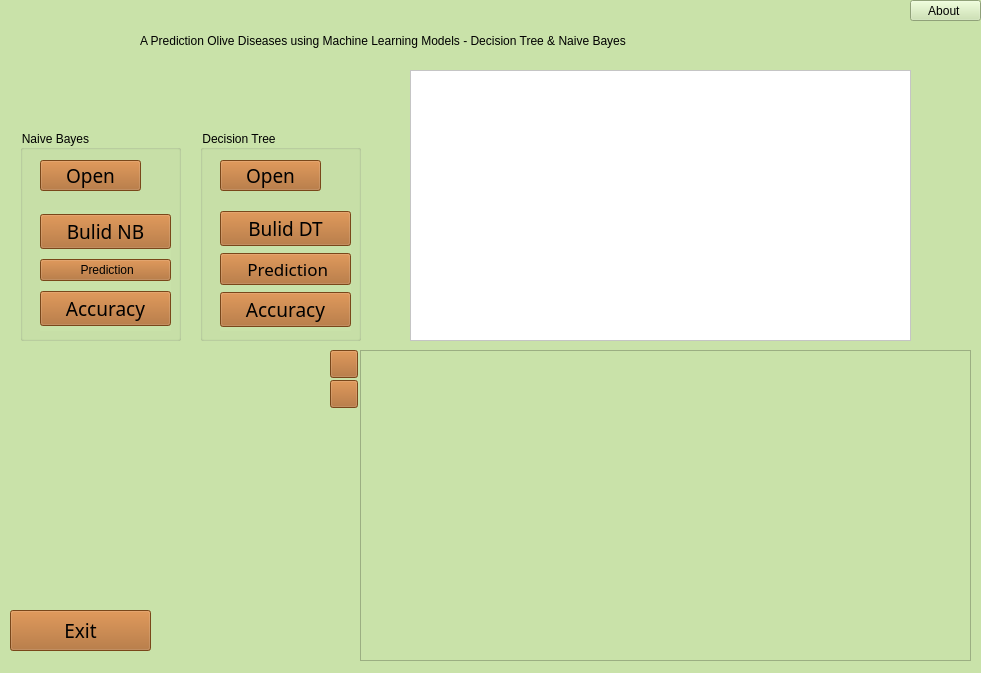
<?xml version="1.0" encoding="UTF-8"?>
<ui version="4.0">
 <class>Form</class>
 <widget class="QWidget" name="Form">
  <property name="geometry">
   <rect>
    <x>0</x>
    <y>0</y>
    <width>981</width>
    <height>673</height>
   </rect>
  </property>
  <property name="windowTitle">
   <string>Form</string>
  </property>
  <property name="styleSheet">
   <string notr="true">background-color: rgb(201, 226, 169);</string>
  </property>
  <widget class="QPushButton" name="pushButton_5">
   <property name="geometry">
    <rect>
     <x>10</x>
     <y>610</y>
     <width>141</width>
     <height>41</height>
    </rect>
   </property>
   <property name="font">
    <font>
     <family>MV Boli</family>
     <pointsize>14</pointsize>
     <weight>50</weight>
     <italic>false</italic>
     <bold>false</bold>
    </font>
   </property>
   <property name="styleSheet">
    <string notr="true">background-color:rgb(170, 99, 36);

font: 14pt &quot;MV Boli&quot;;</string>
   </property>
   <property name="text">
    <string>Exit</string>
   </property>
   <property name="icon">
    <iconset>
     <normaloff>Icons/Door_Out-512-removebg-preview.png</normaloff>Icons/Door_Out-512-removebg-preview.png</iconset>
   </property>
   <property name="iconSize">
    <size>
     <width>34</width>
     <height>34</height>
    </size>
   </property>
  </widget>
  <widget class="QTableWidget" name="tableWidget">
   <property name="geometry">
    <rect>
     <x>410</x>
     <y>70</y>
     <width>501</width>
     <height>271</height>
    </rect>
   </property>
   <property name="styleSheet">
    <string notr="true">background-color: rgb(255, 255, 255);</string>
   </property>
   <property name="textElideMode">
    <enum>Qt::ElideMiddle</enum>
   </property>
  </widget>
  <widget class="QKeySequenceEdit" name="keySequenceEdit">
   <property name="geometry">
    <rect>
     <x>-260</x>
     <y>480</y>
     <width>113</width>
     <height>20</height>
    </rect>
   </property>
  </widget>
  <widget class="QPushButton" name="zoomout">
   <property name="geometry">
    <rect>
     <x>330</x>
     <y>350</y>
     <width>28</width>
     <height>28</height>
    </rect>
   </property>
   <property name="maximumSize">
    <size>
     <width>28</width>
     <height>28</height>
    </size>
   </property>
   <property name="font">
    <font>
     <family>MV Boli</family>
     <pointsize>14</pointsize>
     <weight>50</weight>
     <italic>false</italic>
     <bold>false</bold>
    </font>
   </property>
   <property name="styleSheet">
    <string notr="true">background-color:rgb(170, 99, 36);
font: 14pt &quot;MV Boli&quot;;</string>
   </property>
   <property name="text">
    <string/>
   </property>
   <property name="icon">
    <iconset>
     <normaloff>Icons/136783762_192038149274436_5727055331844765537_n.png</normaloff>Icons/136783762_192038149274436_5727055331844765537_n.png</iconset>
   </property>
   <property name="iconSize">
    <size>
     <width>26</width>
     <height>26</height>
    </size>
   </property>
  </widget>
  <widget class="QPushButton" name="zoomin">
   <property name="geometry">
    <rect>
     <x>330</x>
     <y>380</y>
     <width>28</width>
     <height>28</height>
    </rect>
   </property>
   <property name="minimumSize">
    <size>
     <width>0</width>
     <height>0</height>
    </size>
   </property>
   <property name="maximumSize">
    <size>
     <width>28</width>
     <height>28</height>
    </size>
   </property>
   <property name="font">
    <font>
     <family>MV Boli</family>
     <pointsize>14</pointsize>
     <weight>50</weight>
     <italic>false</italic>
     <bold>false</bold>
    </font>
   </property>
   <property name="styleSheet">
    <string notr="true">background-color:rgb(170, 99, 36);
font: 14pt &quot;MV Boli&quot;;</string>
   </property>
   <property name="text">
    <string/>
   </property>
   <property name="icon">
    <iconset>
     <normaloff>Icons/138044603_224765429115650_5512128183877727608_n.png</normaloff>Icons/138044603_224765429115650_5512128183877727608_n.png</iconset>
   </property>
   <property name="iconSize">
    <size>
     <width>26</width>
     <height>26</height>
    </size>
   </property>
  </widget>
  <widget class="QScrollArea" name="scrollArea">
   <property name="geometry">
    <rect>
     <x>360</x>
     <y>350</y>
     <width>611</width>
     <height>311</height>
    </rect>
   </property>
   <property name="widgetResizable">
    <bool>true</bool>
   </property>
   <widget class="QWidget" name="scrollAreaWidgetContents">
    <property name="geometry">
     <rect>
      <x>0</x>
      <y>0</y>
      <width>609</width>
      <height>309</height>
     </rect>
    </property>
   </widget>
  </widget>
  <widget class="QTabWidget" name="tabWidget">
   <property name="geometry">
    <rect>
     <x>-300</x>
     <y>640</y>
     <width>127</width>
     <height>80</height>
    </rect>
   </property>
   <widget class="QWidget" name="tab">
    <attribute name="title">
     <string>Tab 1</string>
    </attribute>
   </widget>
   <widget class="QWidget" name="tab_2">
    <attribute name="title">
     <string>Tab 2</string>
    </attribute>
   </widget>
  </widget>
  <widget class="QLabel" name="label">
   <property name="geometry">
    <rect>
     <x>140</x>
     <y>20</y>
     <width>991</width>
     <height>41</height>
    </rect>
   </property>
   <property name="styleSheet">
    <string notr="true">font: 14pt &quot;MV Boli&quot;;</string>
   </property>
   <property name="text">
    <string>A Prediction Olive Diseases using Machine Learning Models - Decision Tree &amp; Naive Bayes</string>
   </property>
  </widget>
  <widget class="QGroupBox" name="groupBox">
   <property name="geometry">
    <rect>
     <x>200</x>
     <y>130</y>
     <width>161</width>
     <height>211</height>
    </rect>
   </property>
   <property name="title">
    <string>Decision Tree</string>
   </property>
   <widget class="QWidget" name="verticalLayoutWidget">
    <property name="geometry">
     <rect>
      <x>20</x>
      <y>80</y>
      <width>131</width>
      <height>121</height>
     </rect>
    </property>
    <layout class="QVBoxLayout" name="verticalLayout">
     <item>
      <widget class="QPushButton" name="pushButton_2">
       <property name="font">
        <font>
         <family>MV Boli</family>
         <pointsize>14</pointsize>
         <weight>50</weight>
         <italic>false</italic>
         <bold>false</bold>
        </font>
       </property>
       <property name="styleSheet">
        <string notr="true">background-color:rgb(170, 99, 36);
font: 14pt &quot;MV Boli&quot;;</string>
       </property>
       <property name="text">
        <string>Bulid DT</string>
       </property>
       <property name="icon">
        <iconset>
         <normaloff>Icons/build-1953646-1647427.png</normaloff>Icons/build-1953646-1647427.png</iconset>
       </property>
       <property name="iconSize">
        <size>
         <width>22</width>
         <height>22</height>
        </size>
       </property>
      </widget>
     </item>
     <item>
      <widget class="QPushButton" name="pushButton">
       <property name="font">
        <font>
         <family>MV Boli</family>
         <pointsize>13</pointsize>
         <weight>50</weight>
         <italic>false</italic>
         <bold>false</bold>
        </font>
       </property>
       <property name="styleSheet">
        <string notr="true">background-color:rgb(170, 99, 36);
font: 13pt &quot;MV Boli&quot;;</string>
       </property>
       <property name="text">
        <string> Prediction</string>
       </property>
       <property name="icon">
        <iconset>
         <normaloff>Icons/push-button-computer-icons-png-favpng-jaVGrXKewqNN7PGCzVnG19zxA-removebg-preview.png</normaloff>Icons/push-button-computer-icons-png-favpng-jaVGrXKewqNN7PGCzVnG19zxA-removebg-preview.png</iconset>
       </property>
       <property name="iconSize">
        <size>
         <width>20</width>
         <height>20</height>
        </size>
       </property>
      </widget>
     </item>
     <item>
      <widget class="QPushButton" name="pushButton_4">
       <property name="font">
        <font>
         <family>MV Boli</family>
         <pointsize>14</pointsize>
         <weight>50</weight>
         <italic>false</italic>
         <bold>false</bold>
        </font>
       </property>
       <property name="styleSheet">
        <string notr="true">background-color:rgb(170, 99, 36);
font: 14pt &quot;MV Boli&quot;;</string>
       </property>
       <property name="text">
        <string>Accuracy</string>
       </property>
       <property name="icon">
        <iconset>
         <normaloff>Icons/percent-red.png</normaloff>Icons/percent-red.png</iconset>
       </property>
       <property name="iconSize">
        <size>
         <width>24</width>
         <height>24</height>
        </size>
       </property>
      </widget>
     </item>
    </layout>
   </widget>
   <widget class="QPushButton" name="pushButton_3">
    <property name="geometry">
     <rect>
      <x>20</x>
      <y>30</y>
      <width>101</width>
      <height>31</height>
     </rect>
    </property>
    <property name="font">
     <font>
      <family>MV Boli</family>
      <pointsize>14</pointsize>
      <weight>50</weight>
      <italic>false</italic>
      <bold>false</bold>
     </font>
    </property>
    <property name="styleSheet">
     <string notr="true">font: 14pt &quot;MV Boli&quot;;
background-color:rgb(170, 99, 36);</string>
    </property>
    <property name="text">
     <string>Open</string>
    </property>
    <property name="icon">
     <iconset>
      <normaloff>Icons/Microsoft-Excel-removebg-preview.png</normaloff>Icons/Microsoft-Excel-removebg-preview.png</iconset>
    </property>
    <property name="iconSize">
     <size>
      <width>24</width>
      <height>24</height>
     </size>
    </property>
   </widget>
  </widget>
  <widget class="QLabel" name="label_3">
   <property name="geometry">
    <rect>
     <x>20</x>
     <y>10</y>
     <width>111</width>
     <height>101</height>
    </rect>
   </property>
   <property name="text">
    <string/>
   </property>
   <property name="pixmap">
    <pixmap>Icons/Logo.png</pixmap>
   </property>
   <property name="scaledContents">
    <bool>true</bool>
   </property>
  </widget>
  <widget class="QGroupBox" name="groupBox_3">
   <property name="geometry">
    <rect>
     <x>20</x>
     <y>130</y>
     <width>161</width>
     <height>211</height>
    </rect>
   </property>
   <property name="title">
    <string>Naive Bayes</string>
   </property>
   <widget class="QWidget" name="verticalLayoutWidget_2">
    <property name="geometry">
     <rect>
      <x>20</x>
      <y>80</y>
      <width>131</width>
      <height>121</height>
     </rect>
    </property>
    <layout class="QVBoxLayout" name="verticalLayout_2">
     <item>
      <widget class="QPushButton" name="pushButton_7">
       <property name="font">
        <font>
         <family>MV Boli</family>
         <pointsize>14</pointsize>
         <weight>50</weight>
         <italic>false</italic>
         <bold>false</bold>
        </font>
       </property>
       <property name="styleSheet">
        <string notr="true">background-color:rgb(170, 99, 36);
font: 14pt &quot;MV Boli&quot;;</string>
       </property>
       <property name="text">
        <string>Bulid NB</string>
       </property>
       <property name="icon">
        <iconset>
         <normaloff>Icons/build-1953646-1647427.png</normaloff>Icons/build-1953646-1647427.png</iconset>
       </property>
       <property name="iconSize">
        <size>
         <width>22</width>
         <height>22</height>
        </size>
       </property>
      </widget>
     </item>
     <item>
      <widget class="QPushButton" name="pushButton_6">
       <property name="styleSheet">
        <string notr="true">font: 12pt &quot;MV Boli&quot;;
background-color:rgb(170, 99, 36);</string>
       </property>
       <property name="text">
        <string> Prediction</string>
       </property>
       <property name="icon">
        <iconset>
         <normaloff>Icons/push-button-computer-icons-png-favpng-jaVGrXKewqNN7PGCzVnG19zxA-removebg-preview.png</normaloff>Icons/push-button-computer-icons-png-favpng-jaVGrXKewqNN7PGCzVnG19zxA-removebg-preview.png</iconset>
       </property>
       <property name="iconSize">
        <size>
         <width>20</width>
         <height>20</height>
        </size>
       </property>
      </widget>
     </item>
     <item>
      <widget class="QPushButton" name="pushButton_9">
       <property name="font">
        <font>
         <family>MV Boli</family>
         <pointsize>14</pointsize>
         <weight>50</weight>
         <italic>false</italic>
         <bold>false</bold>
        </font>
       </property>
       <property name="styleSheet">
        <string notr="true">background-color:rgb(170, 99, 36);
font: 14pt &quot;MV Boli&quot;;</string>
       </property>
       <property name="text">
        <string>Accuracy</string>
       </property>
       <property name="icon">
        <iconset>
         <normaloff>Icons/percent-red.png</normaloff>Icons/percent-red.png</iconset>
       </property>
       <property name="iconSize">
        <size>
         <width>24</width>
         <height>24</height>
        </size>
       </property>
      </widget>
     </item>
    </layout>
   </widget>
   <widget class="QPushButton" name="pushButton_10">
    <property name="geometry">
     <rect>
      <x>20</x>
      <y>30</y>
      <width>101</width>
      <height>31</height>
     </rect>
    </property>
    <property name="font">
     <font>
      <family>MV Boli</family>
      <pointsize>14</pointsize>
      <weight>50</weight>
      <italic>false</italic>
      <bold>false</bold>
     </font>
    </property>
    <property name="styleSheet">
     <string notr="true">font: 14pt &quot;MV Boli&quot;;
background-color:rgb(170, 99, 36);</string>
    </property>
    <property name="text">
     <string>Open</string>
    </property>
    <property name="icon">
     <iconset>
      <normaloff>Icons/Microsoft-Excel-removebg-preview.png</normaloff>Icons/Microsoft-Excel-removebg-preview.png</iconset>
    </property>
    <property name="iconSize">
     <size>
      <width>24</width>
      <height>24</height>
     </size>
    </property>
   </widget>
  </widget>
  <widget class="QLabel" name="label_4">
   <property name="geometry">
    <rect>
     <x>50</x>
     <y>370</y>
     <width>251</width>
     <height>221</height>
    </rect>
   </property>
   <property name="text">
    <string/>
   </property>
   <property name="pixmap">
    <pixmap>Icons/—Pngtree—hand painted green peace olive_5436431.png</pixmap>
   </property>
   <property name="scaledContents">
    <bool>true</bool>
   </property>
   <property name="wordWrap">
    <bool>true</bool>
   </property>
  </widget>
  <widget class="QPushButton" name="pushButton_8">
   <property name="geometry">
    <rect>
     <x>910</x>
     <y>0</y>
     <width>71</width>
     <height>21</height>
    </rect>
   </property>
   <property name="text">
    <string>About </string>
   </property>
   <property name="icon">
    <iconset>
     <normaloff>Icons/information-1.png</normaloff>Icons/information-1.png</iconset>
   </property>
   <property name="iconSize">
    <size>
     <width>20</width>
     <height>20</height>
    </size>
   </property>
  </widget>
 </widget>
 <resources/>
 <connections/>
</ui>
